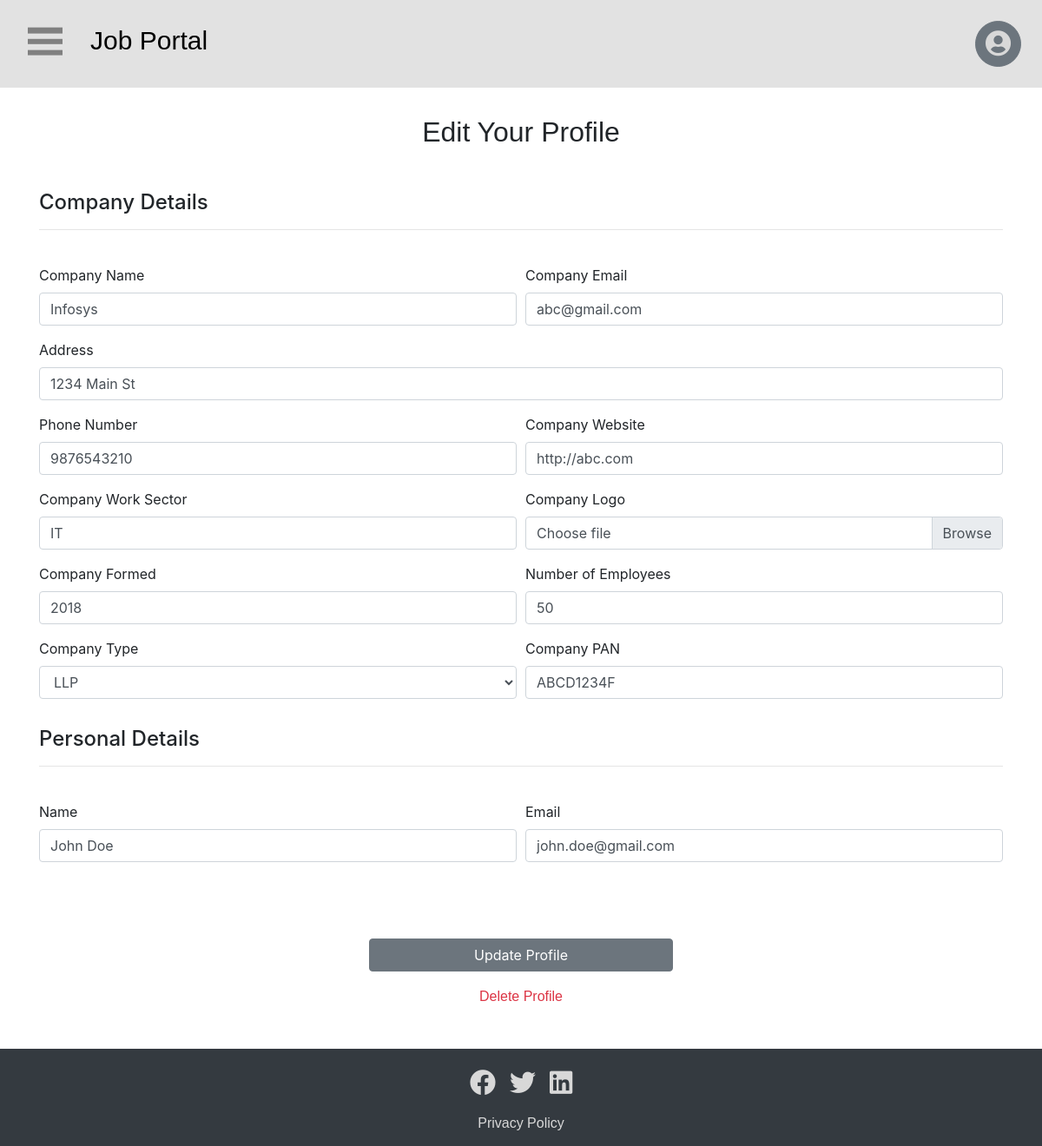
The app's page /employer/edit-profile.php (signed in) with its own data.
### tables this page shows
CREATE TABLE `employer` (
  `id` int(5) NOT NULL,
  `cname` varchar(300) NOT NULL,
  `rname` varchar(100) NOT NULL,
  `sector` varchar(100) NOT NULL,
  `formed` varchar(4) NOT NULL,
  `pan` varchar(10) NOT NULL,
  `type` varchar(10) NOT NULL,
  `address` varchar(500) NOT NULL,
  `phone` varchar(10) NOT NULL,
  `remail` varchar(100) NOT NULL,
  `cemail` varchar(100) NOT NULL,
  `website` varchar(100) NOT NULL,
  `no_of_emp` varchar(6) NOT NULL,
  `password` varchar(255) NOT NULL,
  `logo` varchar(40) NOT NULL
);

### employer/edit-profile.php (the view, shortened to what this page needs)
<?php
    require "../connect.php";
    $loggedin = false;
    if(isset($_SESSION["loggedin"])) {
        if($_SESSION["loggedin"] == true && $_SESSION["userType"] == "employer") {
            $loggedin = true;
        }
    } else {
        header("Location: ../");
    }
    $sql = "SELECT cname, rname, sector, formed, pan, type, address, phone, remail, cemail, website, no_of_emp FROM employer WHERE id = '".$_SESSION["id"]."'";
    $statement = $con->prepare($sql);
    $statement->execute();
    $row = $statement->fetch(PDO::FETCH_ASSOC);
?>
<!doctype html>
<html lang="en">
  <head>
    <link rel="stylesheet" href="https://stackpath.bootstrapcdn.com/bootstrap/4.3.1/css/bootstrap.min.css">
    <link rel="stylesheet" href="https://cdnjs.cloudflare.com/ajax/libs/font-awesome/5.8.2/css/all.css" />
    <link rel="stylesheet" href="../css/main.css">
  </head>
  <body>
        <div class="nav-toggle">
            <div class="nav-toggle-bar"></div>
        </div>
        <div class="d-flex align-items-center p-3 bg-grey">
            <h2 class="brand"><a href="../">Job Portal</a></h2>
            <?php
                if($loggedin == true) {
                    echo '
                        <div class="btn-group dropleft align-self-end p-2 ml-auto">
                            <button type="button" class="btn btn-sm btn-round btn-secondary dropdown-toggle" data-toggle="dropdown" aria-haspopup="true" aria-expanded="false">
                                <i class="fas fa-user-circle"></i>
                            </button>
                            <div class="dropdown-menu">
                                <a class="dropdown-item disabled" href="#">'.$_SESSION["name"].'</a>
                                <div class="dropdown-divider"></div>
                                <a class="dropdown-item" href="../logout.php">Logout</a>
                            </div>
                        </div>
                    ';
                }
            ?>
        </div>
        <div class="page-container">
            <div class="content-wrap container">
                <div class="text-center mb-5">
                    <h2>Edit Your Profile</h2>
                </div>
                <form action="edit-profile.php" method="POST" enctype="multipart/form-data">
                    <h4>Company Details</h4><hr><br>
                    <div class="form-row">
                        <div class="form-group col-md-6">
                            <label for="cname">Company Name</label>
                            <?php
                                echo '
                                    <input type="text" class="form-control" id="cname" name="cname" placeholder="Company Name" value="'.$row["cname"].'" required>
                                ';
                            ?>
                        </div>
                        <div class="form-group col-md-6">
                            <label for="cemail">Company Email</label>
                            <?php
                                echo '<input type="email" class="form-control" id="cemail" name="cemail" placeholder="Company Email" value="'.$row['cemail'].'" required>';
                            ?>
                        </div>
                    </div>
                    <div class="form-group">
                        <label for="address">Address</label>
                        <?php
                            echo '<input type="text" class="form-control" id="address" name="address" placeholder="1234 Main St" value="'.$row['address'].'" required>';
                        ?>
                    </div>
                    <div class="form-row">
                        <div class="form-group col-md-6">
                            <label for="phone">Phone Number</label>
                            <?php
                                echo '<input type="number" class="form-control" id="phone" name="phone" placeholder="Phone Number" value="'.$row['phone'].'" required>';
                            ?>
                        </div>
                        <div class="form-group col-md-6">
                            <label for="website">Company Website</label>
                            <?php
                                echo '<input type="url" class="form-control" id="website" name="website" placeholder="Company Website" value="'.$row['website'].'" required>';
                            ?>
                        </div>
                    </div>
                    <div class="form-row">
                        <div class="form-group col-md-6">
                            <label for="sector">Company Work Sector</label>
                            <?php
                                echo '<input type="text" class="form-control" id="sector" name="sector" placeholder="Company Work Sector" value="'.$row['sector'].'" required>';
                            ?>
                        </div>
                        <div class="form-group col-md-6">
                            <label for="logo">Company Logo</label>
                            <div class="custom-file">
                                <label class="custom-file-label" for="logo">Choose file</label>
                            </div>
                        </div>
                    </div>
                    <div class="form-row">
                        <div class="form-group col-md-6">
                            <label for="formed">Company Formed</label>
                            <?php
                                echo '<input type="number" class="form-control" id="formed" name="formed" value="'.$row['formed'].'" required>';
                            ?>
                        </div>
                        <div class="form-group col-md-6">
                            <label for="no_of_emp">Number of Employees</label>
                            <?php
                                echo '<input type="number" class="form-control" id="no_of_emp" name="no_of_emp" placeholder="Number of Employees" value="'.$row['no_of_emp'].'" required>';
                            ?>
                        </div>
                    </div>
                    <div class="form-row">
                        <div class="form-group col-md-6">
                            <label for="type">Company Type</label>
                            <?php
                                echo '
                                    <select id="type" class="form-control" name="type" required>
                                        <option hidden>Select Type</option>
                                ';
                                if($row['type'] == 'Pvt Ltd') {
                                    echo '
                                        <option value="Pvt Ltd" selected>Pvt Ltd.</option>
                                        <option value="LLP">LLP</option></select>
                                    ';
                                } else {
                                    echo '
                                        <option value="Pvt Ltd">Pvt Ltd.</option>
                                        <option value="LLP" selected>LLP</option></select>
                                    ';
                                }
                            ?>
                        </div>
                        <div class="form-group col-md-6">
                            <label for="pan">Company PAN</label>
                            <?php
                                echo '<input type="text" class="form-control" id="pan" name="pan" placeholder="Company PAN" value="'.$row['pan'].'" required>';
                            ?>
                        </div>
                    </div>
                    <h4 class="mt-3">Personal Details</h4><hr><br>
                    <div class="form-row">
                        <div class="form-group col-md-6">
                            <label for="name">Name</label>
                            <?php
                                echo '<input type="text" class="form-control" id="name" name="rname" placeholder="Name" value="'.$row["rname"].'" required>';
                            ?>
                        </div>
                        <div class="form-group col-md-6">
                            <label for="email">Email</label>
                            <?php
                                echo '<input type="Email" class="form-control" id="email" name="remail" placeholder="Email" value="'.$row['remail'].'" required>';
                            ?>
                        </div>
                    </div><br>
                    <div class="row justify-content-center text-center mt-5">
                        <div class="col-4">
                            <button type="submit" name="updatebtn" class="btn btn-block btn-secondary mb-3" id="updatebtn">Update Profile</button>
                            <a href="#" class="text-danger" data-toggle="modal" data-target="#delete-profile">Delete Profile</a>
                        </div>
                    </div>
                </form>
            </div>
        </div>
        <div id="footer" class="footer bg-dark">
            <div class="d-flex flex-row justify-content-center bd-highlight mt-3">
                <div class="p-2 bd-highlight"><a href="#"><i class="fab fa-facebook"></i></a></div>
                <div class="p-2 bd-highlight"><a href="#"><i class="fab fa-twitter"></a></i></div>
                <div class="p-2 bd-highlight"><a href="#"><i class="fab fa-linkedin"></a></i></div>
            </div>
            <div class="text-center mt-2">
            <a href="#">Privacy Policy</a>
            </div>
        </div>
  </body>
</html>

### css/main.css (style rules this page uses)
h1, h2, h3, p, a { font-family: Verdana, Geneva, sans-serif; }
.page-container { position: relative; min-height: 100vh; }
.content-wrap { padding-top: 2rem; padding-bottom: 3rem; }
.footer { position: absolute; width: 100%; height: 7rem; }
.footer i, .nav i, .btn-round i { font-size: 30px; color: rgb(216, 216, 216); }
.footer a { color: rgb(216, 216, 216); }
.bg-grey { background-color: #e2e2e2; }
.brand { padding-top: 0; padding-bottom: 0; padding-left: 5.5rem; font-size: 30px; }
.brand a { text-decoration: none; color: black; }
.dropdown-toggle::before { display:none !important; }
.btn-round { height: 53px; width: 53px; border-radius: 50%; }
.nav-toggle { -webkit-user-select: none; -moz-user-select: none; user-select: none; cursor: pointer; height: 2rem; left: 2rem; position: fixed; top: 2rem; width: 2.5rem; z-index: 5; }
.nav-toggle .nav-toggle-bar, .nav-toggle .nav-toggle-bar::after, .nav-toggle .nav-toggle-bar::before { position: absolute; top: 50%; -webkit-transform: translateY(-50%); -ms-transform: translateY(-50%); transform: translateY(-50%); -webkit-transition: all 0.5s ease; -moz-transition: all 0.5s ease; -ms-transition: all 0.5s ease; -o-transition: all 0.5s ease; transition: all 0.5s ease; background: gray; content: ''; height: 0.4rem; width: 100%; }
.nav-toggle .nav-toggle-bar { margin-top: 0; }
.nav-toggle .nav-toggle-bar::after { margin-top: 0.8rem; }
.nav-toggle .nav-toggle-bar::before { margin-top: -0.8rem; }

### records on screen
employer: cname "Infosys", cemail "abc@gmail.com", address "1234 Main St", phone "9876543210", website "http://abc.com", sector "IT", formed "2018", no_of_emp "50", type "LLP", pan "ABCD1234F", rname "John Doe", remail "john.doe@gmail.com"
